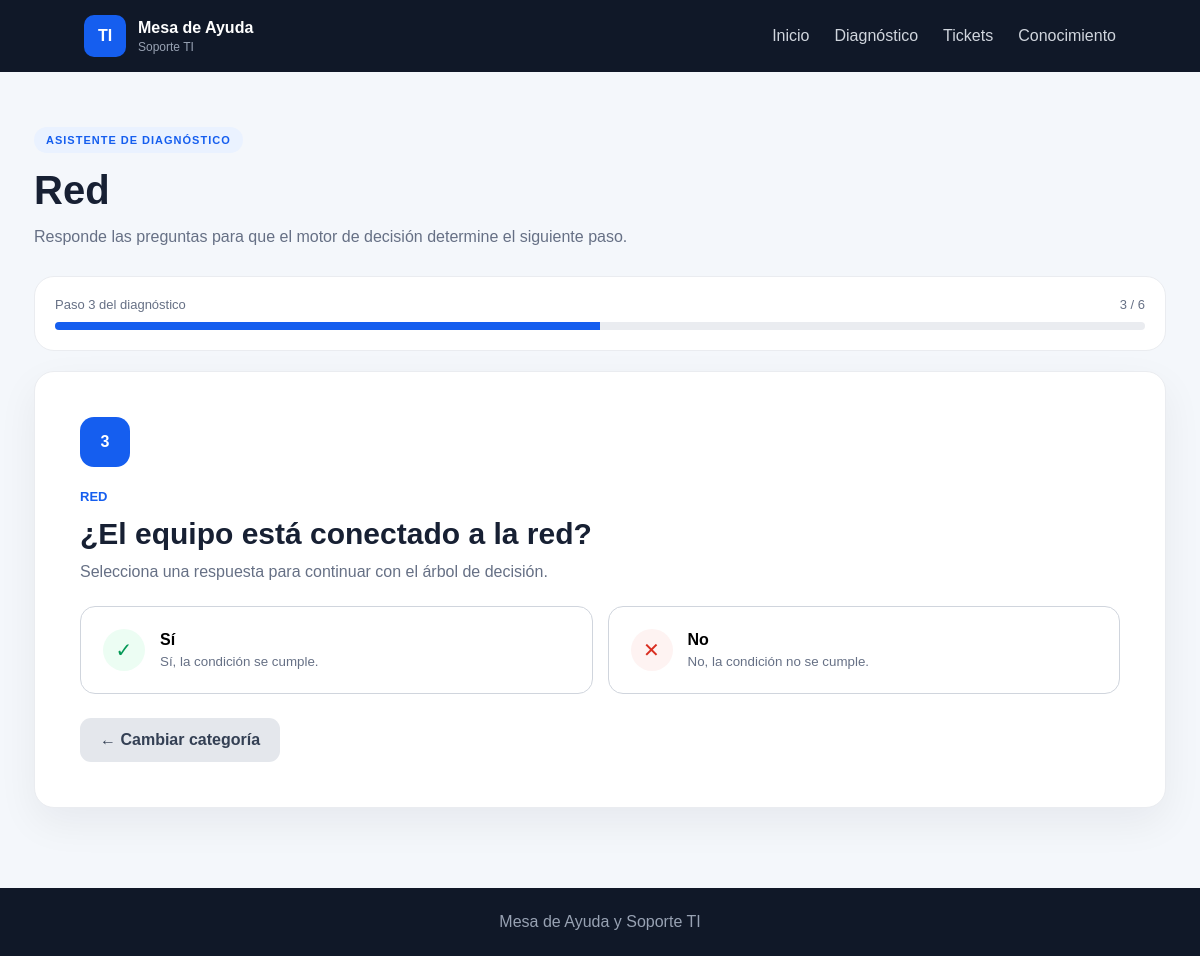
The app's page /diagnostico/paso/100 with its own data.
### models/paso_decision.py (models this page shows)
class PasoDecision(db.Model):
    __tablename__ = "pasos_decision"
    id = db.Column(
        db.Integer,
        primary_key=True
    )
    categoria = db.Column(
        db.String(80),
        nullable=False
    )
    pregunta = db.Column(
        db.String(250),
        nullable=False
    )
    opcion_si = db.Column(
        db.String(250)
    )
    opcion_no = db.Column(
        db.String(250)
    )
    siguiente_si = db.Column(
        db.Integer
    )
    siguiente_no = db.Column(
        db.Integer
    )
    solucion_si = db.Column(
        db.Text
    )
    solucion_no = db.Column(
        db.Text
    )
    escalar_si = db.Column(
        db.Boolean,
        default=False
    )
    escalar_no = db.Column(
        db.Boolean,
        default=False
    )

### routes/diagnostico.py (the view, shortened to what this page needs)
@diagnostico_bp.route("/paso/<int:paso_id>", methods=["GET", "POST"])
def paso(paso_id):
    paso_actual = MotorDecision.obtener_paso(paso_id)
    total_pasos = PasoDecision.query.filter_by(categoria=paso_actual.categoria).count()
    completados = PasoDecision.query.filter(
        PasoDecision.categoria == paso_actual.categoria,
        PasoDecision.id <= paso_actual.id
    ).count()
    return render_template(
        "diagnostico.html",
        paso=paso_actual,
        total_pasos=max(total_pasos, 1),
        paso_numero=max(completados, 1),
    )

### services/motor_decision.py (called while the page is built)
    @staticmethod
    def obtener_paso(paso_id):
        return PasoDecision.query.get_or_404(paso_id)

### templates/diagnostico.html (shortened to what this page needs)
{% extends "base.html" %}
{% block content %}
<div class="diagnostic-container">
    <div class="diagnostic-header">
        <span class="badge">ASISTENTE DE DIAGNÓSTICO</span>
        <h1>{{ paso.categoria }}</h1>
        <p>
            Responde las preguntas para que el motor de decisión
            determine el siguiente paso.
        </p>
    </div>
    <div class="progress-container">
        <div class="progress-info">
            <span>Paso {{ paso_numero }} del diagnóstico</span>
            <span>{{ paso_numero }} / {{ total_pasos }}</span>
        </div>
        <div class="progress-bar">
            <div
                class="progress"
                style="width: {{ ((paso_numero / total_pasos) * 100) if total_pasos else 0 }}%;"
            ></div>
        </div>
    </div>
    <div class="question-card">
        <div class="question-number">{{ paso_numero }}</div>
        <span class="category">{{ paso.categoria|upper }}</span>
        <h2>{{ paso.pregunta }}</h2>
        <p>
            Selecciona una respuesta para continuar con el árbol de decisión.
        </p>
        <form method="POST" action="{{ url_for('diagnostico.paso', paso_id=paso.id) }}">
            <div class="answer-buttons">
                <button class="answer yes" type="submit" name="respuesta" value="si">
                    <span>✓</span>
                    <div>
                        <strong>Sí</strong>
                        <small>{{ paso.opcion_si or "Sí, la condición se cumple." }}</small>
                    </div>
                </button>
                <button class="answer no" type="submit" name="respuesta" value="no">
                    <span>✕</span>
                    <div>
                        <strong>No</strong>
                        <small>{{ paso.opcion_no or "No, la condición no se cumple." }}</small>
                    </div>
                </button>
            </div>
        </form>
        <div class="wizard-actions">
            <a class="btn-secondary" href="{{ url_for('diagnostico.iniciar') }}">
                ← Cambiar categoría
            </a>
        </div>
    </div>
</div>
{% endblock %}

### static/css/style.css (style rules this page uses)
* { box-sizing: border-box; margin: 0; padding: 0; }
body { font-family: Arial, Helvetica, sans-serif; background: #f4f7fb; color: #172033; min-height: 100vh; }
.badge { display: inline-block; padding: 7px 12px; background: #eaf2ff; color: #155eef; border-radius: 30px; font-size: 11px; font-weight: bold; letter-spacing: 1px; }
.btn-primary, .btn-secondary { display: inline-flex; justify-content: center; align-items: center; padding: 13px 20px; border-radius: 11px; text-decoration: none; border: none; font-weight: bold; cursor: pointer; }
.btn-secondary { background: #e4e7ec; color: #344054; }
.hero-card, .stat-card, .feature-card, .question-card, .ticket-form, .table-wrap, .knowledge-card, .solution-box, .progress-container { background: white; border: 1px solid #eaecf0; border-radius: 20px; }
.features, .page-container, .diagnostic-container, .result-container { max-width: 1180px; margin: auto; padding: 0 24px 80px; }
.diagnostic-container { padding-top: 55px; }
.diagnostic-header h1, .page-container h1 { font-size: 40px; margin: 15px 0; }
.diagnostic-header p { color: #667085; }
.progress-container { padding: 20px; margin: 30px 0 20px; }
.progress-info { display: flex; justify-content: space-between; color: #667085; font-size: 13px; margin-bottom: 10px; }
.progress-bar { height: 8px; background: #eaecf0; border-radius: 20px; overflow: hidden; }
.progress { height: 100%; background: #155eef; }
.question-card { padding: 45px; box-shadow: 0 15px 40px rgba(16,24,40,.06); }
.question-number { width: 50px; height: 50px; background: #155eef; color: white; border-radius: 14px; display: flex; align-items: center; justify-content: center; font-weight: bold; margin-bottom: 20px; }
.category { color: #155eef; font-size: 13px; font-weight: bold; }
.question-card h2 { font-size: 30px; margin: 12px 0; }
.question-card > p { color: #667085; margin-bottom: 25px; }
.answer-buttons { display: grid; grid-template-columns: 1fr 1fr; gap: 15px; }
.answer { background: white; border: 1px solid #d0d5dd; border-radius: 15px; padding: 22px; display: flex; align-items: center; gap: 15px; cursor: pointer; text-align: left; }
.answer > span { width: 42px; height: 42px; border-radius: 50%; display: flex; align-items: center; justify-content: center; font-size: 20px; }
.yes > span { background: #ecfdf3; color: #039855; }
.no > span { background: #fef3f2; color: #d92d20; }
.answer strong, .answer small { display: block; }
.answer small { color: #667085; margin-top: 5px; }
.wizard-actions { margin-top: 24px; display:flex; justify-content:flex-start; }
button.answer { width:100%; font:inherit; }

### records on screen
PasoDecision: categoria "Red", categoria "RED", pregunta "¿El equipo está conectado a la red?", opcion_si "Sí, la condición se cumple.", opcion_no "No, la condición no se cumple."

### other values on screen
{{ paso_numero }} "3"
{{ total_pasos }} "6"
